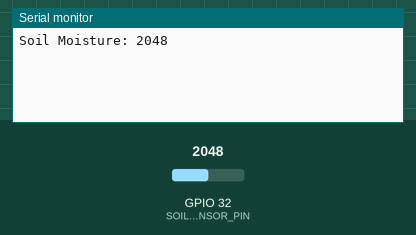
Recording of a sketch running on a simulated ESP32. Shown: the last lines printed to the serial monitor. Inputs (shaded band) come from the test bench; at power-on: GPIO 32 (SOIL_SENSOR_PIN) = 2048. WiFi joins after 1.5 s; servers stay silent unless stated.

Above: at 3.0 s.
3.1 s: GPIO 32 (SOIL_SENSOR_PIN) set to 2866
At 4.4 s:
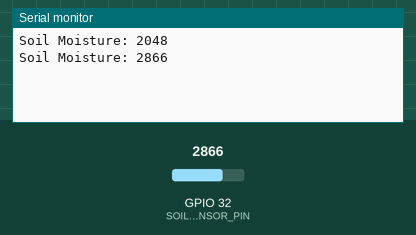
4.6 s: GPIO 32 (SOIL_SENSOR_PIN) set to 3603
At 5.3 s:
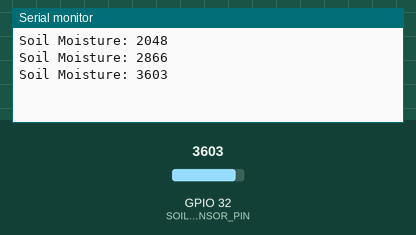
Timing chart, 0 to 7.6 s (numbered marks = the images above; inputs shaded):
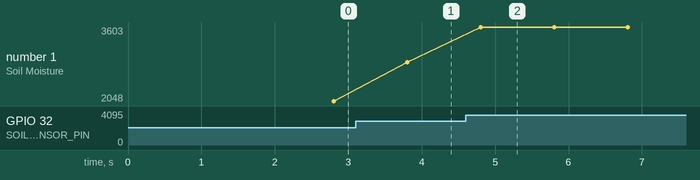

The sketch:

iot.ino
```cpp
/*************************************************************

  This is a simple demo of sending and receiving some data.
  Be sure to check out other examples!
 *************************************************************/

/* Fill-in information from Blynk Device Info here */
#define BLYNK_TEMPLATE_ID           "TMPL6hambC-OO"
#define BLYNK_TEMPLATE_NAME         "Quickstart Template"
#define BLYNK_AUTH_TOKEN            "Azcllw0pB0dkBmvXpZHUA_vEvwNR3U38"

/* Comment this out to disable prints and save space */
#define BLYNK_PRINT Serial


#include <WiFi.h>
#include <WiFiClient.h>
#include <BlynkSimpleEsp32.h>

// Your WiFi credentials.
// Set password to "" for open networks.
char ssid[] = "PERSANDIAN";
char pass[] = "51b3rm4n";

BlynkTimer timer;

// Pin untuk soil sensor
const int SOIL_SENSOR_PIN = 32;
int soilMoisture = 0;

// This function is called every time the Virtual Pin 0 state changes
BLYNK_WRITE(V0)
{
  // Set incoming value from pin V0 to a variable
  int value = param.asInt();

  // Update state
  Blynk.virtualWrite(V1, value);
}

// This function is called every time the device is connected to the Blynk.Cloud
BLYNK_CONNECTED()
{
  // Change Web Link Button message to "Congratulations!"
  Blynk.setProperty(V3, "offImageUrl", "https://static-image.nyc3.cdn.digitaloceanspaces.com/general/fte/congratulations.png");
  Blynk.setProperty(V3, "onImageUrl",  "https://static-image.nyc3.cdn.digitaloceanspaces.com/general/fte/congratulations_pressed.png");
  Blynk.setProperty(V3, "url", "https://docs.blynk.io/en/getting-started/what-do-i-need-to-blynk/how-quickstart-device-was-made");
}

// This function sends Arduino's uptime every second to Virtual Pin 2.
void myTimerEvent()
{
  // Baca nilai soil sensor dari pin 32
  soilMoisture = analogRead(SOIL_SENSOR_PIN);

  // Kirim nilai soil sensor ke Blynk V2
  Blynk.virtualWrite(V2, soilMoisture);

  // Tampilkan di Serial Monitor
  Serial.print("Soil Moisture: ");
  Serial.println(soilMoisture);
}

void setup()
{
  // Debug console
  Serial.begin(115200);

  // Setup pin soil sensor sebagai input
  pinMode(SOIL_SENSOR_PIN, INPUT);

  Blynk.begin(BLYNK_AUTH_TOKEN, ssid, pass);
  // You can also specify server:
  //Blynk.begin(BLYNK_AUTH_TOKEN, ssid, pass, "blynk.cloud", 80);
  //Blynk.begin(BLYNK_AUTH_TOKEN, ssid, pass, IPAddress(192,168,1,100), 8080);

  // Setup a function to be called every second
  timer.setInterval(1000L, myTimerEvent);
}

void loop()
{
  Blynk.run();
  timer.run();
  // You can inject your own code or combine it with other sketches.
  // Check other examples on how to communicate with Blynk. Remember
  // to avoid delay() function!
}
```

Measured:
- after the input at 3.1 s, the serial monitor: prints a new line after 0.70 s (image 1)
- after the input at 4.6 s, the serial monitor: prints a new line after 0.20 s (image 2)
- plotted number 1: 2048 → 2866 after the input at 3.1 s, 2866 → 3603 after the input at 4.6 s
